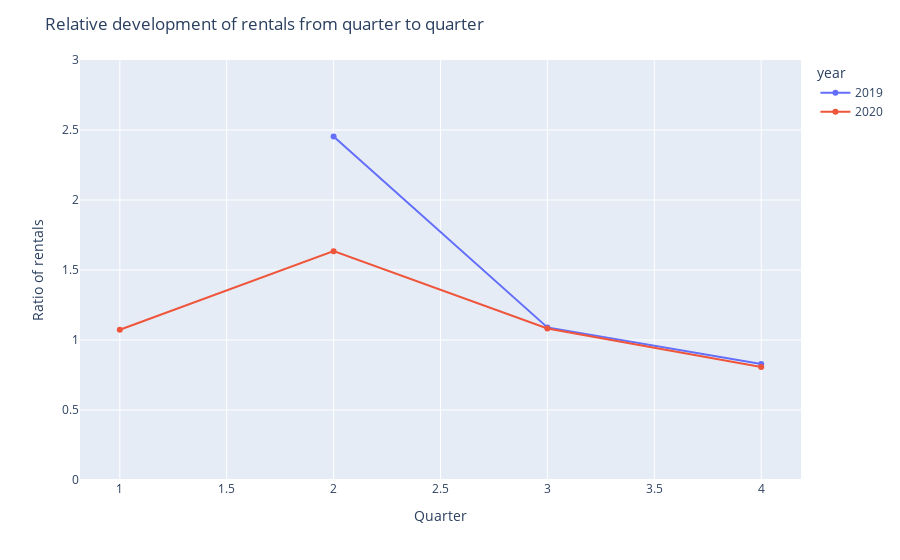

Notebook source saved alongside this figure:
### Markdown cell above
## Relative development of rentals per quarter

### Code cell
# Wie bekomme ich es hin, dass auf der x-Achse statt 1 Q1 etc steht ? 

df['quarter'] = df['datetime'].dt.quarter

# Count number of rentals per year and quarter
df_quarter_g = df.groupby(["year","quarter"],as_index=False).count()
df_quarter_g = df_quarter_g[["year","quarter","datetime"]].rename(columns={"datetime":"count_rentals"})

# Save quarter from row in following row
df_quarter_g["last_quarter"]=df_quarter_g.count_rentals.shift()

# Calculate ratio between two following quarters
df_quarter_g["ratio"] = df_quarter_g.count_rentals / df_quarter_g.last_quarter

# Show percentual change of rentals from quarter to quarter
fig_quarterly_dev = px.line(df_quarter_g,x="quarter",y="ratio",color="year", markers=True)
fig_quarterly_dev.update_layout(title="Relative development of rentals from quarter to quarter",yaxis_range=[0,3], xaxis_title="Quarter", yaxis_title="Ratio of rentals")

### Figure 1 — Plotly figure (JSON) as saved in the notebook; plotly's stock layout.template omitted (floating-point values rounded to 4 significant figures)
{"data": [{"hovertemplate": "year=2019<br>quarter=%{x}<br>ratio=%{y}<extra></extra>", "legendgroup": "2019", "line": {"color": "#636efa", "dash": "solid"}, "marker": {"symbol": "circle"}, "mode": "lines+markers", "name": "2019", "orientation": "v", "showlegend": true, "type": "scatter", "x": [1, 2, 3, 4], "xaxis": "x", "y": [null, 2.453, 1.09, 0.8288], "yaxis": "y"}, {"hovertemplate": "year=2020<br>quarter=%{x}<br>ratio=%{y}<extra></extra>", "legendgroup": "2020", "line": {"color": "#EF553B", "dash": "solid"}, "marker": {"symbol": "circle"}, "mode": "lines+markers", "name": "2020", "orientation": "v", "showlegend": true, "type": "scatter", "x": [1, 2, 3, 4], "xaxis": "x", "y": [1.073, 1.635, 1.082, 0.8077], "yaxis": "y"}], "layout": {"autosize": true, "legend": {"title": {"text": "year"}, "tracegroupgap": 0}, "margin": {"t": 60}, "title": {"text": "Relative development of rentals from quarter to quarter"}, "xaxis": {"anchor": "y", "autorange": true, "domain": [0, 1], "range": [0.8102, 4.19], "title": {"text": "Quarter"}, "type": "linear"}, "yaxis": {"anchor": "x", "domain": [0, 1], "range": [0, 3], "title": {"text": "Ratio of rentals"}, "type": "linear"}}}
